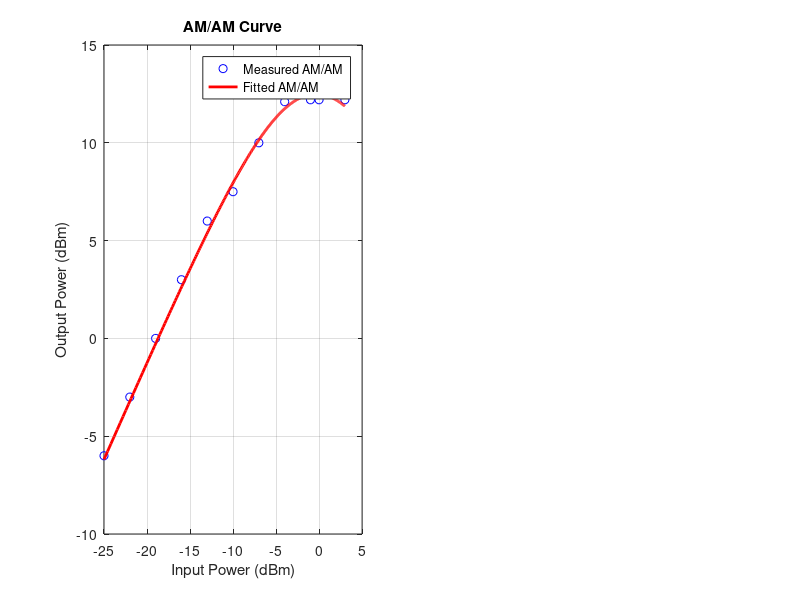

Write MATLAB code to recreate this figure. (Note: this script raises an error after producing the figure.)
clc;
clear all;

% Given simulation/measured data
Pin_sim = [-25,-22,-19,-16,-13,-10,-7,-4,-1,0,3];  % in dBm
AM_AM_sim = [-6,-3,0,3,6,7.5,10,12.1,12.2,12.2,12.2];  % in dBm
AM_PM_sim = (pi/180)*[0.8,0.8,1.2,1.8,3.2,5,10,14,20,21.59,25.85];  % in degrees

% Convert input power in dBm to amplitude (Volts)
Ain_sim = sqrt(2 * 50 * 10.^((Pin_sim - 30) / 10));  % Volts

% Convert AM-AM output from dBm to linear voltage
AM_AM_lin_sim = sqrt(2 * 50 * 10.^((AM_AM_sim - 30) / 10));  % Volts

%% Fit Saleh AM/AM model: G(A) = alpha1*A / (1 + beta1*A^2)
am_am_model = @(params, A) (params(1)*A) ./ (1 + params(2)*A.^2);
params0_am = [1, 0.01];  % Initial guess
[params_am, ~] = lsqcurvefit(am_am_model, params0_am, Ain_sim, AM_AM_lin_sim);

alpha1 = params_am(1);
beta1  = params_am(2);

%% Fit Saleh AM/PM model: phi(A) = alpha2*A^2 / (1 + beta2*A^2)
am_pm_model = @(params, A) (params(1)*A.^2) ./ (1 + params(2)*A.^2);
params0_pm = [1, 0.01];
[params_pm, ~] = lsqcurvefit(am_pm_model, params0_pm, Ain_sim, AM_PM_sim);

alpha2 = params_pm(1);
beta2  = params_pm(2);

%% Display fitted parameters
fprintf('Estimated Saleh Model Parameters:\n');
fprintf('AM/AM: alpha1 = %.4f, beta1 = %.4f\n', alpha1, beta1);
fprintf('AM/PM: alpha2 = %.4f, beta2 = %.4f\n', alpha2, beta2);

%% Plot fitted curves vs actual data
A_fine = linspace(min(Ain_sim), max(Ain_sim), 500);
P_fine= 10*log10(0.5*(A_fine.^2)/50)+30; %Reference to  50 Ohms
AM_AM_fit1 = am_am_model(params_am, A_fine);
AM_PM_fit = (180/pi)*am_pm_model(params_pm, A_fine);

AM_AM_fit=10*log10(0.5*(AM_AM_fit1.^2)/50)+30; %Reference to  50 Ohms

figure;
subplot(1,2,1);
plot(Pin_sim, AM_AM_sim, 'bo', 'DisplayName', 'Measured AM/AM');
hold on;
plot(P_fine, AM_AM_fit, 'r-', 'LineWidth', 2, 'DisplayName', 'Fitted AM/AM');
xlabel('Input Power (dBm)'); ylabel('Output Power (dBm)');
title('AM/AM Curve'); legend; grid on;
grid on;
box on;
ax = gca;
ax.LineWidth = 2;
ax.XColor = 'k';
ax.YColor = 'k';

subplot(1,2,2);
plot(Pin_sim, AM_PM_sim*180/pi, 'bo', 'DisplayName', 'Measured AM/PM');
hold on;
plot(P_fine, AM_PM_fit, 'r-', 'LineWidth', 2, 'DisplayName', 'Fitted AM/PM');
xlabel('Input Power (dBm)'); ylabel('Phase Shift (deg)');
title('AM/PM Curve'); legend; grid on;
grid on;
box on;
ax = gca;
ax.LineWidth = 2;
ax.XColor = 'k';
ax.YColor = 'k';